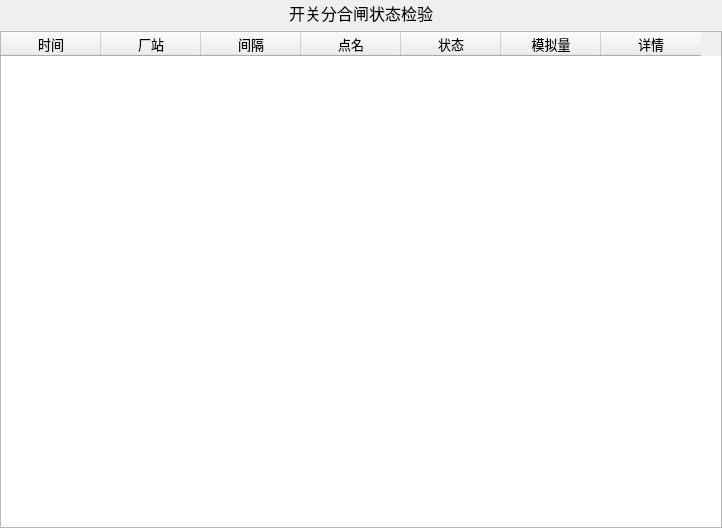
<?xml version="1.0" encoding="UTF-8"?>
<ui version="4.0">
 <class>SwitchStatusCheck</class>
 <widget class="QWidget" name="SwitchStatusCheck">
  <property name="geometry">
   <rect>
    <x>0</x>
    <y>0</y>
    <width>722</width>
    <height>528</height>
   </rect>
  </property>
  <property name="font">
   <font>
    <pointsize>10</pointsize>
   </font>
  </property>
  <property name="windowTitle">
   <string>Form</string>
  </property>
  <layout class="QGridLayout" name="gridLayout" rowstretch="1,20">
   <property name="margin">
    <number>0</number>
   </property>
   <item row="0" column="0">
    <widget class="QLabel" name="label">
     <property name="sizePolicy">
      <sizepolicy hsizetype="Expanding" vsizetype="Expanding">
       <horstretch>0</horstretch>
       <verstretch>0</verstretch>
      </sizepolicy>
     </property>
     <property name="font">
      <font>
       <pointsize>12</pointsize>
      </font>
     </property>
     <property name="text">
      <string>开关分合闸状态检验</string>
     </property>
     <property name="alignment">
      <set>Qt::AlignCenter</set>
     </property>
    </widget>
   </item>
   <item row="1" column="0">
    <widget class="QTableWidget" name="tableWidget">
     <column>
      <property name="text">
       <string>时间</string>
      </property>
     </column>
     <column>
      <property name="text">
       <string>厂站</string>
      </property>
     </column>
     <column>
      <property name="text">
       <string>间隔</string>
      </property>
     </column>
     <column>
      <property name="text">
       <string>点名</string>
      </property>
     </column>
     <column>
      <property name="text">
       <string>状态</string>
      </property>
     </column>
     <column>
      <property name="text">
       <string>模拟量</string>
      </property>
     </column>
     <column>
      <property name="text">
       <string>详情</string>
      </property>
     </column>
    </widget>
   </item>
  </layout>
 </widget>
 <resources/>
 <connections/>
</ui>
